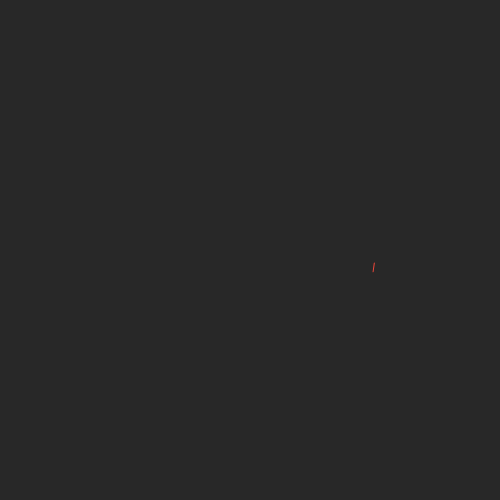
Frame 1 (no input)
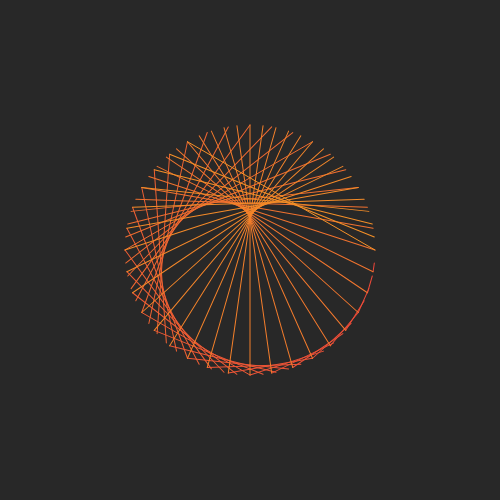
Frame 60 (no input)
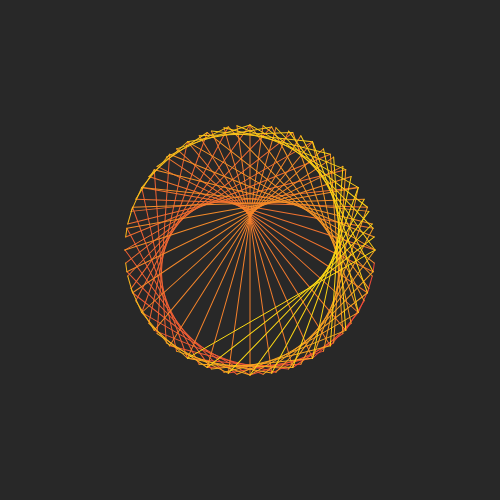
Frame 120 (the mouse pressed at the canvas centre since frame 60)

The p5.js sketch that drew these frames (run headless with seeded random() and noise() and a simulated clock; from frame 60 on, the mouse is pressed at the canvas centre):

// p5.js sketch
// ── sketch.js
function setup() {
  createCanvas(500, 500);
  background(40);
  angleMode(DEGREES);
  
  frameRate(40);
}

function draw() {
  translate(width/2,height/2);
rotate(frameCount*6)
  noFill();

stroke(lerpColor(color('#ed463a'), color('#fedc13'), frameCount/120));
line(width/4,0,width/4*cos(frameCount*4),height/4*sin(frameCount*4))

  
  if (frameCount == 650) {
    noLoop();
  }

}
